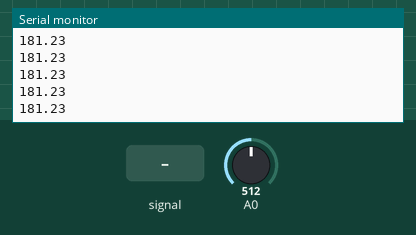
Simulated run of this sketch. Board: Arduino Uno, built with avr-gcc and run on an emulated ATmega328P. Shown: the last lines printed to the serial monitor. The inputs (shaded band) are chosen by the test bench; at power-on: A0 = 512.

Above: at 1.2 s.
1.3 s: A0 fed a 200 Hz sine of ±81 counts around its level
At 1.55 s:
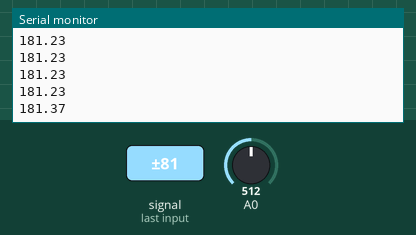
2.8 s: A0 set to 716
At 2.8 s:
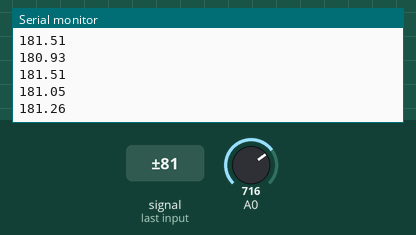
4.3 s: A0 fed a 1000 Hz sine of ±255 counts around its level
At 4.53 s:
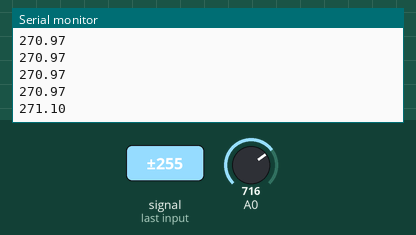
5.8 s: A0 set to 900
At 5.95 s:
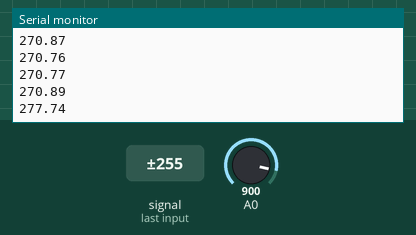
Timing chart, 0 to 8.3 s (numbered marks = the images above; inputs shaded):
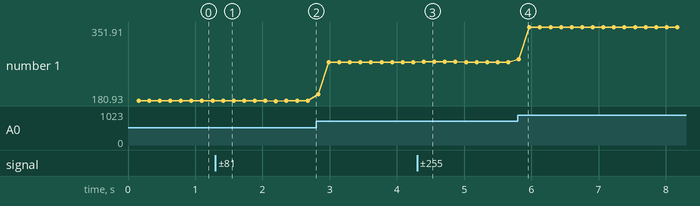

Measured:
- after the input at 1.3 s, the serial monitor: prints a new line after 0.11 s (image 1)
- after the input at 4.3 s, the serial monitor: prints a new line after 0.10 s (image 3)
- after the input at 5.8 s, the serial monitor: prints a new line at once (image 4)
- plotted number 1: 181.23 → 181.26 after the input at 1.3 s, 181.26 → 270.97 after the input at 2.8 s, 270.97 → 270.89 after the input at 4.3 s, 270.89 → 351.91 after the input at 5.8 s

The sketch:

sketch.ino
```cpp
void setup()
{
  Serial.begin(9600);
}

void loop()
{
  float  sum = 0.0;
	float angle = 0.0;
	const int Samples=1000;
	for(int i=0;i<Samples;i++){
    angle = ((float(analogRead(A0)-100))/0.8)*(360.0/1023);
		sum += angle;
	}
  Serial.println(sum/Samples);
}
```
